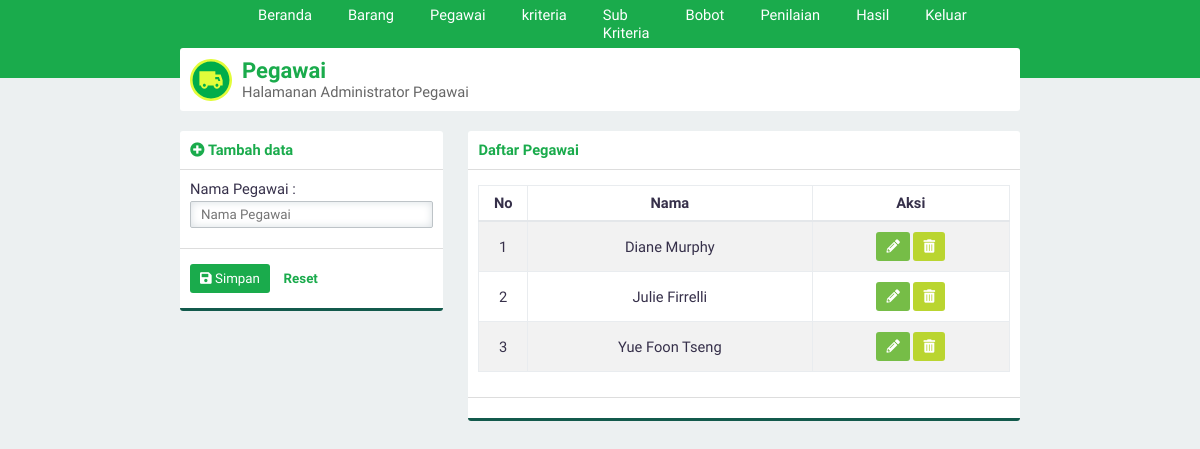
The app's page /spkmetodesaw_UAS/?page=supplier (signed in) with its own data.
### tables this page shows
CREATE TABLE `supplier` (
  `id_supplier` int(3) NOT NULL,
  `namaSupplier` varchar(30) NOT NULL
);

### spkmetodesaw_UAS/page/supplier.php (the view)
<div class="panel">
    <div class="panel-middle" id="judul">
        <img src="asset/image/supplier.svg">
        <div id="judul-text">
            <h2 class="text-green">Pegawai</h2>
            Halamanan Administrator Pegawai
        </div>
    </div>
</div>
<div class="row">
    <div class="col-4">
        <div class="panel">
            <?php
            if (@htmlspecialchars($_GET['aksi'])=='ubah'){
                include 'ubahsupplier.php';
            }else{
                include 'tambahsupplier.php';
            }
            ?>
        </div>
    </div>
    <div class="col-8">
        <div class="panel">
            <div class="panel-top">
                <b class="text-green">Daftar Pegawai</b>
            </div>
            <div class="panel-middle">
                <div class="table-responsive">
                    <table>
                        <thead><tr><th>No</th><th>Nama</th><th>Aksi</th></tr></thead>
                        <tbody>
                        <?php
                        $query="SELECT * FROM supplier";
                        $execute=$konek->query($query);
                        if ($execute->num_rows > 0){
                            $no=1;
                            while($data=$execute->fetch_array(MYSQLI_ASSOC)){
                                echo"
                                <tr id='data'>
                                    <td>$no</td>
                                    <td>$data[namaSupplier]</td>
                                    <td>
                                    <div class='norebuttom'>
                                    <a class=\"btn btn-light-green\" href='./?page=supplier&aksi=ubah&id=".$data['id_supplier']."'><i class='fa fa-pencil-alt'></i></a>
                                    <a class=\"btn btn-yellow\" data-a=".$data['namaSupplier']." id='hapus' href='./proses/proseshapus.php/?op=supplier&id=".$data['id_supplier']."'><i class='fa fa-trash-alt'></i></a>
                                    </div></td>
                                </tr>";
                                $no++;
                            }
                        }else{
                            echo "<tr><td  class='text-center text-green' colspan='3'>Kosong</td></tr>";
                        }
                        ?>
                        </tbody>
                    </table>
                </div>
            </div>
            <div class="panel-bottom"></div>
        </div>
    </div>
</div>

### spkmetodesaw_UAS/asset/css/style.css (style rules this page uses)
* { padding: 0; margin: 0; font-family: 'Work Sans', sans-serif; color: #36304A; font-weight: 500; letter-spacing: normal; }
a { text-decoration: none; }
h2 { font-size: 1.5em; }
b, h1, h2, h3, h4, h5 { padding: 0; font-weight: 600 !important; margin: 0.83em 0em; }
.text-green { color: #1aab4c !important; }
.btn { border: none; -webkit-padding: 7px 10px; -o-padding: 7px 10px; -moz-padding: 7px 10px; padding: 7px 10px; border-radius: 3px; margin: 5px 0px; display: inline-block; cursor: pointer; font-size: 10pt !important; }
.btn i { color: white !important; }
.btn-light-green { background-color: #76bd47; color: white !important; }
.btn-yellow { background-color: #bad530; color: white !important; }
.row { margin-top: 10px; display: flex; }
div[class^="col-"] { margin-left: 3%; }
div[class^="col-"]:first-child { margin-left: 0%; }
.col-4 { width: 31.3333333333%; }
.col-8 { width: 65.6666666667%; }
.table-responsive { overflow-y: hidden; }
table { width: 100%; text-align: center; border-collapse: collapse; margin: 5px 0px 15px 0px; }
table tr th { padding: 8px 0px; border: solid 1px #e9ecef; border-bottom: solid 2px #e4e7ea; font-weight: bold; }
table td { border: solid 1px #e9ecef; padding: 5px; }
table tr#data:nth-child(odd) { background-color: #f2f2f2; }
.panel { background-color: white; border-radius: 3px; -webkit-box-sizing: border-box; -moz-box-sizing: border-box; -o-box-sizing: border-box; box-sizing: border-box; margin-bottom: 20px; overflow: hidden; }
.panel-top { padding: 10px; box-sizing: padding-box; border-bottom: solid 1px #dddddd; }
.panel-middle { padding: 10px; box-sizing: padding-box; }
.panel-bottom { padding: 10px; border-bottom: solid 3px #135a4c; border-top: solid 1px #dddddd; }
body { background-color: #ECF0F1; display: flex; width: 100vw; height: 100vh; align-items: center; flex-direction: column; overflow-x: hidden; font-size: 11pt; }
#judul { display: flex; align-items: center; }
#judul img { margin-right: 10px; }
#judul #judul-text { color: #666666; }
#judul #judul-text h2 { margin: 0 !important; }

### records on screen
supplier: namaSupplier "Diane Murphy"
supplier: namaSupplier "Julie Firrelli"
supplier: namaSupplier "Yue Foon Tseng"
